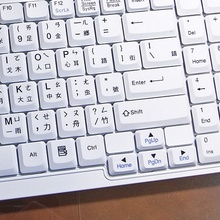
%> input picture keyboard.jpg, 220 x 220 px, shrunk from 489 x 489 before the run
$ octave fuzzy_edge_new.m   (GNU Octave 9; MATLAB toolbox functions it lacks are replaced by stand-ins)
%> lines starting %> are read from the running program, lines starting %| are printed output that depends on the picture
close all;clear all;clc;
% input=imread('Lena256gray.bmp');
input=imread('keyboard.jpg');
%> input is the input picture: size 220x220x3 uint8; mean R, G, B 194.2, 189.7, 195.6
input=rgb2gray(input);
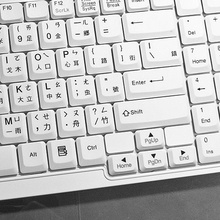
%> input: size 220x220 uint8; min 1, max 255, mean 191.7
input_size=size(input);
%> input_size = [220 220]
output=ones(input_size(1,1),input_size(1,2));
mask=zeros(3:3);
for x=2:1:input_size(1,1)-1
    for y=2:1:input_size(1,2)-1
        % fulling mask
        mask(1,1)=input(x-1,y-1);
        mask(1,2)=input(x,y-1);
        mask(1,3)=input(x+1,y-1);

        mask(2,1)=input(x-1,y);
        mask(2,2)=input(x,y);
        mask(2,3)=input(x+1,y);

        mask(3,1)=input(x-1,y+1);
        mask(3,2)=input(x,y+1);
        mask(3,3)=input(x+1,y+1);
        % threshold
        for xm=1:1:3
            for ym=1:1:3
                flash=mask(ym,xm);
                mask(ym,xm)=(flash>(input(x,y)+5));
            end
        end
        %compare
        if( (mask(1,1)==1 && mask(1,2)==1 && mask(1,3)==1 && mask(2,1)==0 && mask(2,3)==0) || ...,       %// ¡Ç
                (mask(1,1)==1 && mask(1,2)==0 && mask(2,1)==1 && mask(3,1)==1 && mask(3,2)==0) || ...,   %// ¡Y
                (mask(2,1)==0 && mask(2,3)==0 && mask(3,1)==1 && mask(3,2)==1 && mask(3,3)==1) || ...,   %// ¡W
                (mask(1,2)==0 && mask(1,3)==1 && mask(2,3)==1 && mask(3,2)==0 && mask(3,3)==1) || ...,   %// ¡Ä
                (mask(1,1)==1 && mask(1,2)==1 && mask(2,1)==1 && mask(2,3)==0 && mask(3,2)==0) || ...,   %// ¢z
                (mask(1,2)==0 && mask(2,1)==1 && mask(2,3)==0 && mask(3,1)==1 && mask(3,2)==1) || ...,   %// ¢|
                (mask(1,2)==1 && mask(1,3)==1 && mask(2,1)==0 && mask(2,3)==1 && mask(3,2)==0) || ...,   %// ¢{
                (mask(1,2)==0 && mask(2,1)==0 && mask(2,3)==1 && mask(3,2)==1 && mask(3,3)==1) )         %// ¢}
            output(x,y)=0;
        end
    end
end
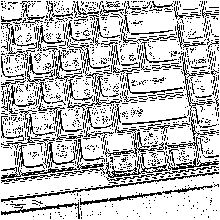
%> output: size 220x220 double; values 0 (black) and 1 (white), 76.3% white; black in thin lines or dots
%> after the loop, mask = [0 0 0; 0 0 0; 0 0 0]
subplot(1,2,1);
imshow(input);
subplot(1,2,2);
imshow(output);
